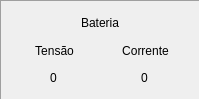
         <widget class="QFrame" name="frame_bateria">
          <property name="sizePolicy">
           <sizepolicy hsizetype="Minimum" vsizetype="Minimum">
            <horstretch>1</horstretch>
            <verstretch>1</verstretch>
           </sizepolicy>
          </property>
          <property name="frameShape">
           <enum>QFrame::Panel</enum>
          </property>
          <property name="frameShadow">
           <enum>QFrame::Sunken</enum>
          </property>
          <layout class="QGridLayout" name="gridLayout_14">
           <item row="0" column="0" colspan="2">
            <widget class="QLabel" name="label_18">
             <property name="sizePolicy">
              <sizepolicy hsizetype="Preferred" vsizetype="Preferred">
               <horstretch>1</horstretch>
               <verstretch>0</verstretch>
              </sizepolicy>
             </property>
             <property name="text">
              <string>Bateria</string>
             </property>
             <property name="alignment">
              <set>Qt::AlignCenter</set>
             </property>
            </widget>
           </item>
           <item row="1" column="1">
            <widget class="QLabel" name="label_16">
             <property name="sizePolicy">
              <sizepolicy hsizetype="Preferred" vsizetype="Preferred">
               <horstretch>1</horstretch>
               <verstretch>0</verstretch>
              </sizepolicy>
             </property>
             <property name="text">
              <string>Corrente</string>
             </property>
             <property name="alignment">
              <set>Qt::AlignCenter</set>
             </property>
             <property name="buddy">
              <cstring>painel_corrente</cstring>
             </property>
            </widget>
           </item>
           <item row="1" column="0">
            <widget class="QLabel" name="label_20">
             <property name="sizePolicy">
              <sizepolicy hsizetype="Preferred" vsizetype="Preferred">
               <horstretch>1</horstretch>
               <verstretch>0</verstretch>
              </sizepolicy>
             </property>
             <property name="text">
              <string>Tensão</string>
             </property>
             <property name="alignment">
              <set>Qt::AlignCenter</set>
             </property>
             <property name="buddy">
              <cstring>painel_tensao</cstring>
             </property>
            </widget>
           </item>
           <item row="2" column="0">
            <widget class="QLineEdit" name="painel_tensao">
             <property name="sizePolicy">
              <sizepolicy hsizetype="Ignored" vsizetype="Fixed">
               <horstretch>1</horstretch>
               <verstretch>0</verstretch>
              </sizepolicy>
             </property>
             <property name="palette">
              <palette>
               <active>
                <colorrole role="Base">
                 <brush brushstyle="SolidPattern">
                  <color alpha="0">
                   <red>255</red>
                   <green>255</green>
                   <blue>255</blue>
                  </color>
                 </brush>
                </colorrole>
               </active>
               <inactive>
                <colorrole role="Base">
                 <brush brushstyle="SolidPattern">
                  <color alpha="0">
                   <red>255</red>
                   <green>255</green>
                   <blue>255</blue>
                  </color>
                 </brush>
                </colorrole>
               </inactive>
               <disabled>
                <colorrole role="Base">
                 <brush brushstyle="SolidPattern">
                  <color alpha="255">
                   <red>239</red>
                   <green>235</green>
                   <blue>231</blue>
                  </color>
                 </brush>
                </colorrole>
               </disabled>
              </palette>
             </property>
             <property name="text">
              <string>0</string>
             </property>
             <property name="frame">
              <bool>false</bool>
             </property>
             <property name="alignment">
              <set>Qt::AlignCenter</set>
             </property>
             <property name="readOnly">
              <bool>true</bool>
             </property>
            </widget>
           </item>
           <item row="2" column="1">
            <widget class="QLineEdit" name="painel_corrente">
             <property name="sizePolicy">
              <sizepolicy hsizetype="Ignored" vsizetype="Fixed">
               <horstretch>1</horstretch>
               <verstretch>0</verstretch>
              </sizepolicy>
             </property>
             <property name="palette">
              <palette>
               <active>
                <colorrole role="Base">
                 <brush brushstyle="SolidPattern">
                  <color alpha="0">
                   <red>255</red>
                   <green>255</green>
                   <blue>255</blue>
                  </color>
                 </brush>
                </colorrole>
               </active>
               <inactive>
                <colorrole role="Base">
                 <brush brushstyle="SolidPattern">
                  <color alpha="0">
                   <red>255</red>
                   <green>255</green>
                   <blue>255</blue>
                  </color>
                 </brush>
                </colorrole>
               </inactive>
               <disabled>
                <colorrole role="Base">
                 <brush brushstyle="SolidPattern">
                  <color alpha="255">
                   <red>239</red>
                   <green>235</green>
                   <blue>231</blue>
                  </color>
                 </brush>
                </colorrole>
               </disabled>
              </palette>
             </property>
             <property name="text">
              <string>0</string>
             </property>
             <property name="frame">
              <bool>false</bool>
             </property>
             <property name="alignment">
              <set>Qt::AlignCenter</set>
             </property>
             <property name="readOnly">
              <bool>true</bool>
             </property>
            </widget>
           </item>
          </layout>
         </widget>
